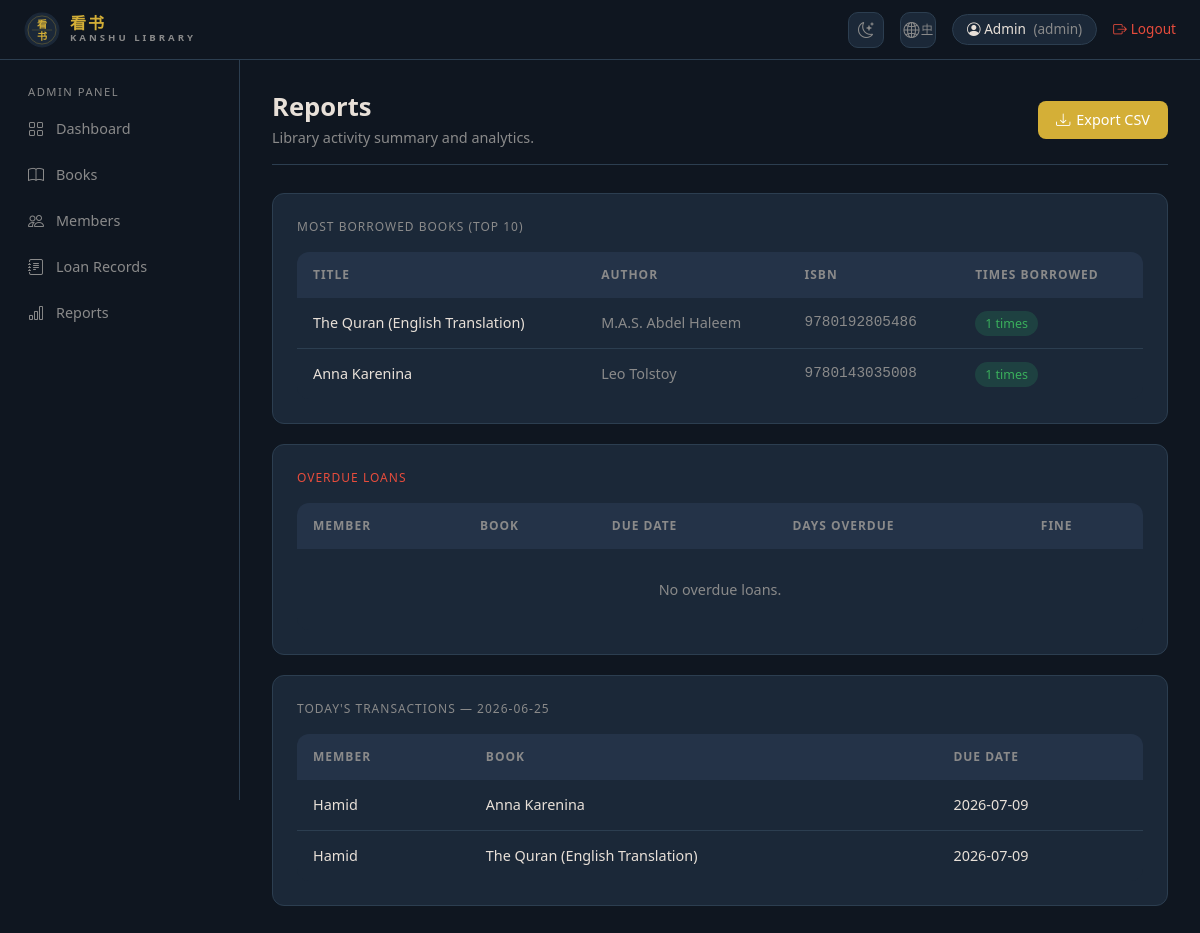
The page /admin/reports (signed in) on the database its author committed.
### app/models.py (models this page shows)
class User(db.Model, UserMixin):
    __tablename__ = 'users'
    id = db.Column(db.Integer, primary_key=True)
    name = db.Column(db.String(100), nullable=False)
    email = db.Column(db.String(255), unique=True, nullable=False)
    password_hash = db.Column(db.String(255), nullable=False)
    role = db.Column(db.Enum('admin','librarian','member'), nullable=False, default='member')
    phone = db.Column(db.String(20))
    address = db.Column(db.String(255))
    is_approved = db.Column(db.Boolean, default=False)
    created_at = db.Column(db.DateTime, default=datetime.utcnow)
    loans = db.relationship('Loan', backref='member', lazy=True)

class Book(db.Model):
    __tablename__ = 'books'
    id = db.Column(db.Integer, primary_key=True)
    title = db.Column(db.String(200), nullable=False)
    author = db.Column(db.String(150), nullable=False)
    isbn = db.Column(db.String(13), unique=True, nullable=False)
    category = db.Column(db.String(100))
    cover_image = db.Column(db.String(255))
    description = db.Column(db.Text)
    total_copies = db.Column(db.Integer, default=1)
    available_copies = db.Column(db.Integer, default=1)
    rating = db.Column(db.Numeric(3, 1), default=4.0)
    created_at = db.Column(db.DateTime, default=datetime.utcnow)
    loans = db.relationship('Loan', backref='book', lazy=True)

class Loan(db.Model):
    __tablename__ = 'loans'
    id = db.Column(db.Integer, primary_key=True)
    user_id = db.Column(db.Integer, db.ForeignKey('users.id'), nullable=False)
    book_id = db.Column(db.Integer, db.ForeignKey('books.id'), nullable=False)
    borrow_date = db.Column(db.Date, default=date.today)
    due_date = db.Column(db.Date, nullable=False)
    return_date = db.Column(db.Date)
    is_returned = db.Column(db.Boolean, default=False)
    fine = db.relationship('Fine', backref='loan', uselist=False)

### app/routes/admin.py (the view)
@admin_bp.route('/reports')
@login_required
@admin_required
def reports():
    most_borrowed = db.session.query(
        Book, db.func.count(Loan.id).label('borrow_count')
    ).join(Loan).group_by(Book.id).order_by(db.text('borrow_count DESC')).limit(10).all()
    overdue_loans = Loan.query.filter(
        Loan.is_returned == False,
        Loan.due_date < date.today()
    ).all()
    today = date.today()
    daily_loans = Loan.query.filter(
        Loan.borrow_date == today
    ).all()
    return render_template('admin/reports.html',
        most_borrowed=most_borrowed,
        overdue_loans=overdue_loans,
        daily_loans=daily_loans,
        today=today)

### app/models.py (called while the page is built)
@login_manager.user_loader
def load_user(user_id):
    return User.query.get(int(user_id))

### app/routes/admin.py (called while the page is built)
def admin_required(f):
    @wraps(f)
    def decorated(*args, **kwargs):
        if current_user.role != 'admin':
            flash('Access denied.', 'danger')
            return redirect(url_for('main.index'))
        return f(*args, **kwargs)
    return decorated

### app/templates/admin/reports.html (shortened to what this page needs)
{% extends 'base.html' %}
{% block content %}
<div class="page-header d-flex justify-content-between align-items-center">
    <div>
        <h2>{{ _('Reports') }}</h2>
        <p>{{ _('Library activity summary and analytics.') }}</p>
    </div>
    <a href="{{ url_for('admin.export_report') }}" class="btn-accent">
        <i class="bi bi-download"></i> {{ _('Export CSV') }}
    </a>
</div>
<div style="background:var(--bg-card); border:1px solid var(--border); border-radius:12px; padding:24px; margin-bottom:20px;">
    <div style="font-size:0.75rem; color:var(--text-muted); text-transform:uppercase; letter-spacing:1px; margin-bottom:16px;">
        {{ _('Most Borrowed Books (Top 10)') }}
    </div>
    <table class="dark-table">
        <thead>
            <tr>
                <th>{{ _('Title') }}</th>
                <th>{{ _('Author') }}</th>
                <th>{{ _('ISBN') }}</th>
                <th>{{ _('Times Borrowed') }}</th>
            </tr>
        </thead>
        <tbody>
            {% for book, count in most_borrowed %}
            <tr>
                <td style="font-weight:500;">{{ book.title }}</td>
                <td style="color:var(--text-muted);">{{ book.author }}</td>
                <td style="color:var(--text-muted); font-family:monospace;">{{ book.isbn }}</td>
                <td><span class="badge-approved">{{ count }} {{ _('times') }}</span></td>
            </tr>
            {% else %}
            <tr>
                <td colspan="4" style="text-align:center; color:var(--text-muted); padding:30px;">
                    {{ _('No loan data yet.') }}
                </td>
            </tr>
            {% endfor %}
        </tbody>
    </table>
</div>
<div style="background:var(--bg-card); border:1px solid var(--border); border-radius:12px; padding:24px; margin-bottom:20px;">
    <div style="font-size:0.75rem; color:var(--accent-red); text-transform:uppercase; letter-spacing:1px; margin-bottom:16px;">
        {{ _('Overdue Loans') }}
    </div>
    <table class="dark-table">
        <thead>
            <tr>
                <th>{{ _('Member') }}</th>
                <th>{{ _('Book') }}</th>
                <th>{{ _('Due Date') }}</th>
                <th>{{ _('Days Overdue') }}</th>
                <th>{{ _('Fine') }}</th>
            </tr>
        </thead>
        <tbody>
            {% for loan in overdue_loans %}
            <tr>
               {% set days_remaining = (loan.due_date - today).days %}
                <tr>
                    <td style="font-weight:500;">{{ loan.member.name }}</td>
                    <td>{{ loan.book.title }}</td>
                    <td>{{ loan.due_date }}</td>
                    <td>
                        {% if days_remaining > 0 %}
                            <span style="color:var(--accent-green);">{{ days_remaining }} {{ _('days left') }}</span>
                        {% elif days_remaining == 0 %}
                            <span style="color:var(--accent-yellow);">{{ _('Due today') }}</span>
                        {% else %}
                            <span style="color:var(--accent-red);">{{ days_remaining }} {{ _('days') }}</span>
                        {% endif %}
                    </td>
                </tr>
                <td style="color:var(--accent-red);">{{ (today - loan.due_date).days }} {{ _('days') }}</td>
                <td>{% if loan.fine %}¥{{ loan.fine.amount }}{% else %}—{% endif %}</td>
            </tr>
            {% else %}
            <tr>
                <td colspan="5" style="text-align:center; color:var(--text-muted); padding:30px;">
                    {{ _('No overdue loans.') }}
                </td>
            </tr>
            {% endfor %}
        </tbody>
    </table>
</div>
<div style="background:var(--bg-card); border:1px solid var(--border); border-radius:12px; padding:24px;">
    <div style="font-size:0.75rem; color:var(--text-muted); text-transform:uppercase; letter-spacing:1px; margin-bottom:16px;">
        {{ _('Today\'s Transactions') }} — {{ today }}
    </div>
    <table class="dark-table">
        <thead>
            <tr>
                <th>{{ _('Member') }}</th>
                <th>{{ _('Book') }}</th>
                <th>{{ _('Due Date') }}</th>
            </tr>
        </thead>
        <tbody>
            {% for loan in daily_loans %}
            <tr>
                <td style="font-weight:500;">{{ loan.member.name }}</td>
                <td>{{ loan.book.title }}</td>
                <td>{{ loan.due_date }}</td>
            </tr>
            {% else %}
            <tr>
                <td colspan="3" style="text-align:center; color:var(--text-muted); padding:30px;">
                    {{ _('No transactions today.') }}
                </td>
            </tr>
            {% endfor %}
        </tbody>
    </table>
</div>
{% endblock %}

### app/templates/base.html (shortened to what this page needs)
<!DOCTYPE html>
<html lang="en">
<head>
    <link rel="stylesheet" href="https://cdn.jsdelivr.net/npm/bootstrap@5.3.0/dist/css/bootstrap.min.css">
    <link rel="stylesheet" href="https://cdn.jsdelivr.net/npm/bootstrap-icons@1.10.5/font/bootstrap-icons.css">
</head>
<body>
<nav class="top-navbar">
    <a href="{{ url_for('main.index') }}" class="brand">
        <svg class="brand-seal" viewBox="0 0 64 64" xmlns="http://www.w3.org/2000/svg">
            <text x="32" y="28" text-anchor="middle" fill="#d4af37" font-family="serif" font-weight="700" font-size="18">看</text>
            <text x="32" y="50" text-anchor="middle" fill="#d4af37" font-family="serif" font-weight="700" font-size="18">书</text>
        </svg>
        <div class="brand-text">
            <span class="brand-chinese">看书</span>
            <span class="brand-roman">Kanshu Library</span>
        </div>
    </a>
    <div class="nav-right">
        <button id="themeToggle" class="theme-btn" aria-label="Toggle theme">
            <i class="bi bi-moon-stars"></i>
        </button>
        <a href="{{ url_for('set_lang', code='zh' if request.cookies.get('lang') != 'zh' else 'en') }}" class="theme-btn" title="{{ _('Language') }}">
            <i class="bi bi-globe2"></i>
            <span style="font-size:0.7rem;margin-left:2px;">{{ 'EN' if request.cookies.get('lang') == 'zh' else '中' }}</span>
        </a>
        {% if current_user.is_authenticated %}
        <span class="user-badge">
            <i class="bi bi-person-circle"></i>
            {{ current_user.name }}
            <span style="color: var(--text-muted); margin-left:4px;">({{ current_user.role }})</span>
        </span>
        <a href="{{ url_for('auth.logout') }}" class="logout-btn">
            <i class="bi bi-box-arrow-right"></i> {{ _('Logout') }}
        </a>
        {% else %}
        <a href="{{ url_for('auth.login') }}" class="btn-ghost" style="padding:6px 14px;">{{ _('Login') }}</a>
        <a href="{{ url_for('auth.register') }}" class="btn-accent" style="padding:6px 14px;">{{ _('Register') }}</a>
        {% endif %}
    </div>
</nav>
{% if current_user.is_authenticated %}
<div class="sidebar">
    {% if current_user.role == 'admin' %}
    <div class="sidebar-section">
        <div class="sidebar-label">{{ _('Admin Panel') }}</div>
        <a href="{{ url_for('admin.dashboard') }}" class="sidebar-link">
            <i class="bi bi-grid"></i> {{ _('Dashboard') }}
        </a>
        <a href="{{ url_for('admin.books') }}" class="sidebar-link">
            <i class="bi bi-book"></i> {{ _('Books') }}
        </a>
        <a href="{{ url_for('admin.members') }}" class="sidebar-link">
            <i class="bi bi-people"></i> {{ _('Members') }}
        </a>
        <a href="{{ url_for('admin.loans') }}" class="sidebar-link">
            <i class="bi bi-journal-text"></i> {{ _('Loan Records') }}
        </a>
        <a href="{{ url_for('admin.reports') }}" class="sidebar-link">
            <i class="bi bi-bar-chart"></i> {{ _('Reports') }}
        </a>
    </div>
    {% endif %}
</div>
{% endif %}
<div class="main-content {% if not current_user.is_authenticated %}no-sidebar{% endif %}">
    {% block content %}{% endblock %}
</div>
</body>
</html>

### app/templates/base.html (style rules this page uses)
:root { --bg-main: #0f1620; --bg-sidebar: #0f1620; --bg-card: #1b2838; --bg-card-hover: #243348; --accent: #d4af37; --accent-green: #3aaf5c; --accent-red: #e74c3c; --accent-yellow: #e8b84b; --text-primary: #e8e0d8; --text-muted: #8a8a8a; --border: #2c3e50; --shadow: rgba(0,0,0,0.3); --btn-close-filter: invert(1); --accent-hover: #c49e30; }
* { box-sizing: border-box; }
body { background-color: var(--bg-main); color: var(--text-primary); font-family: 'Segoe UI', sans-serif; margin: 0; min-height: 100vh; }
.top-navbar { background: var(--bg-sidebar); border-bottom: 1px solid var(--border); height: 60px; display: flex; align-items: center; padding: 0 24px; position: fixed; top: 0; left: 0; right: 0; z-index: 1000; }
.top-navbar .brand { font-size: 1.2rem; font-weight: 700; color: var(--accent); text-decoration: none; display: flex; align-items: center; gap: 10px; }
.brand-seal { width: 36px; height: 36px; flex-shrink: 0; }
.brand-text { display: flex; flex-direction: column; line-height: 1; }
.brand-text .brand-chinese { font-size: 1rem; font-weight: 700; color: var(--accent); font-family: serif; letter-spacing: 2px; }
.brand-text .brand-roman { font-size: 0.6rem; letter-spacing: 3px; color: var(--text-muted); text-transform: uppercase; margin-top: 1px; }
.top-navbar .nav-right { margin-left: auto; display: flex; align-items: center; gap: 16px; }
.top-navbar .user-badge { background: var(--bg-card); border: 1px solid var(--border); border-radius: 20px; padding: 4px 14px; font-size: 0.85rem; color: var(--text-primary); }
.top-navbar .logout-btn { color: var(--accent-red); text-decoration: none; font-size: 0.85rem; display: flex; align-items: center; gap: 4px; }
.theme-btn { background: var(--bg-card); border: 1px solid var(--border); color: var(--text-muted); width: 36px; height: 36px; border-radius: 10px; display: flex; align-items: center; justify-content: center; cursor: pointer; font-size: 1rem; transition: all 0.2s; }
.sidebar { position: fixed; top: 60px; left: 0; width: 240px; height: calc(100vh - 60px); background: var(--bg-sidebar); border-right: 1px solid var(--border); padding: 24px 0; overflow-y: auto; z-index: 999; }
.sidebar-section { padding: 0 16px; margin-bottom: 8px; }
.sidebar-label { font-size: 0.7rem; text-transform: uppercase; letter-spacing: 1.5px; color: var(--text-muted); padding: 0 12px; margin-bottom: 6px; }
.sidebar-link { display: flex; align-items: center; gap: 10px; padding: 10px 12px; border-radius: 8px; color: var(--text-muted); text-decoration: none; font-size: 0.9rem; transition: all 0.2s; margin-bottom: 2px; }
.sidebar-link i { font-size: 1rem; width: 18px; }
.main-content { margin-left: 240px; margin-top: 60px; padding: 32px; min-height: calc(100vh - 60px); }
.dark-table { width: 100%; border-collapse: collapse; background: var(--bg-card); border-radius: 12px; overflow: hidden; }
.dark-table thead th { background: var(--bg-card-hover); color: var(--text-muted); font-size: 0.75rem; text-transform: uppercase; letter-spacing: 1px; padding: 14px 16px; border: none; font-weight: 600; }
.dark-table tbody td { padding: 14px 16px; border-bottom: 1px solid var(--border); color: var(--text-primary); font-size: 0.9rem; }
.dark-table tbody tr:last-child td { border-bottom: none; }
.page-header { margin-bottom: 28px; padding-bottom: 16px; border-bottom: 1px solid var(--border); }
.page-header h2 { font-size: 1.6rem; font-weight: 700; margin: 0; }
.page-header p { color: var(--text-muted); margin: 4px 0 0; font-size: 0.9rem; }
.btn-accent { background: var(--accent); color: white; border: none; padding: 8px 18px; border-radius: 8px; font-size: 0.9rem; cursor: pointer; text-decoration: none; display: inline-flex; align-items: center; gap: 6px; transition: all 0.2s; }
.badge-approved { background: rgba(46,204,113,0.15); color: var(--accent-green); padding: 4px 10px; border-radius: 20px; font-size: 0.78rem; }

### rows shown on the page
User: name "Admin", role "admin"
Book: title "The Quran (English Translation)", author "M.A.S. Abdel Haleem", isbn "9780192805486", count "1"
Book: title "Anna Karenina", author "Leo Tolstoy", isbn "9780143035008", count "1"
Loan: member.name "Hamid", book "Anna Karenina", due_date "2026-07-09"
Loan: member.name "Hamid", book "The Quran (English Translation)", due_date "2026-07-09"

### other values the page prints
{{ 'EN' if request.cookies.get('lang') == 'zh' else '中' }} "中"
